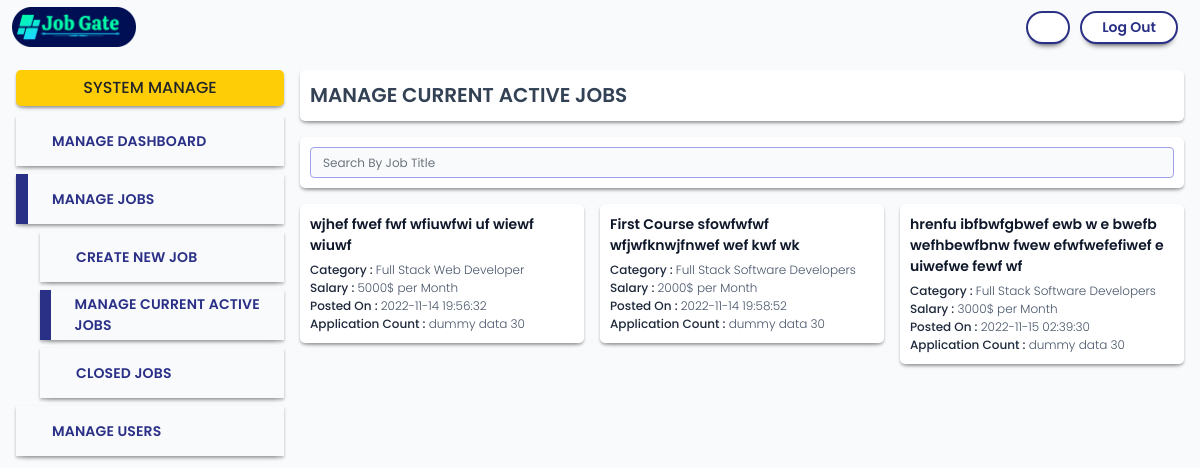
Page /user_company/active_jobs.php (signed in) on the committed database.
### tables this page shows
CREATE TABLE `jobs` (
  `id` int(11) NOT NULL,
  `user_id` int(11) NOT NULL,
  `title` varchar(500) NOT NULL,
  `description` text NOT NULL,
  `salary` int(11) NOT NULL,
  `salary_type_id` varchar(100) NOT NULL,
  `job_type_id` int(11) NOT NULL,
  `job_category_id` int(11) NOT NULL,
  `district_id` int(11) NOT NULL,
  `state` int(11) NOT NULL COMMENT '1=active\r\n2=closed',
  `created_at` timestamp NOT NULL DEFAULT current_timestamp()
);

CREATE TABLE `job_categories` (
  `id` int(11) NOT NULL,
  `name` varchar(200) NOT NULL
);

CREATE TABLE `salary_types` (
  `id` int(11) NOT NULL,
  `name` varchar(100) NOT NULL
);

### user_company/components/job_card.php (the view)
<div class="admin-company-card card-basic over" onmouseup="viewCompanyDetails(<?php echo $row['user_id']; ?>)">
    <div class="row">
        <div class="col-12">
            <div class="name-wrap">
                <div class="name"><?php echo $row['title']; ?></div>
            </div>
            <div class="li-desc"><span>Category : </span><?php echo $row['category']; ?></div>
            <div class="li-desc"><span>Salary : </span><?php echo $row['salary'] ."$ ".$row['salary_type'];?></div>
            <div class="li-desc"><span>Posted On : </span><?php echo $row['created_at'] ?>
            </div>
            <div class="li-desc"><span>Application Count : </span>dummy data 30
            </div>
        </div>
    </div>
</div>

### user_company/active_jobs.php (shortened to what this page needs)
<!DOCTYPE html>
<html lang="en">
<?php $__siteroot = "."; ?>
<head>
    <?php include($__siteroot . './components/header_links.php'); ?>
</head>
<body>
    <?php include($__siteroot . './components/navigation.php'); ?>
    <div class="row gx-0">
        <div class="col-lg-3 px-3 py-3">
            <div class="btn-title">System Manage</div>
            <?php include('./components/company_menu_card.php'); ?>
        </div>
        <div class="col-lg-9 py-3 pe-3 ps-3 ps-lg-0">
            <div class="title-bar card-basic py-2 mb-3">
                MANAGE CURRENT ACTIVE JOBS
            </div>
            <div class="row gx-3">
                <div class="col-12">
                    <div class="card-basic mb-3">
                        <div class="input-group">
                            <input class="form-control" type="text" name="search_q" onkeyup="companySearchJobs()"
                                id="search_q" placeholder="Search By Job Title">
                        </div>
                    </div>
                </div>
            </div>
            <div id="company_wrap" class="row gx-3">
                <?php
                $sql = "SELECT a.id, a.title, b.name AS category, a.description,a.created_at, c.name AS salary_type, a.salary FROM jobs a INNER JOIN job_categories b ON a.job_category_id = b.id INNER JOIN salary_types c ON a.salary_type_id = c.id WHERE state=1 AND user_id='" . $_SESSION['ses_user_id'] . "'";
                $result = $__conn->query($sql);
                while ($row = $result->fetch_assoc()) {
                ?>
                <div class="col-12 col-md-6 col-xl-4">
                    <?php include('components/job_card.php'); ?>
                </div>
                <?php } ?>
            </div>
        </div>
    </div>
</body>
</html>

### css/main.css (style rules this page uses)
:root { --blue-1: #2b3087; --blue-2: #4b51ac; --blue-3: #6b71cb; --blue-4: #9fa2e7; --blue-5: #e6e7fe; --green-1: #064e3b; --green-2: #047857; --green-3: #10b981; --green-4: #6ee7b7; --green-5: #ecfdf5; --red-1: #830404; --red-2: #b60303; --red-3: #ef4444; --red-4: #ff9191; --red-5: #fef2f2; --yellow-1: #ffcd05; --yellow-2: #f7ce46; --yellow-3: #f7d977; --yellow-4: #f3e5ab; --yellow-5: #f7f0d9; --bgc-1: #0f172a; --bgc-2: #1e293b; --bgc-3: #334155; --bgc-4: #475569; --bgc-5: #64748b; --bgc-6: #94a3b8; --bgc-7: #cbd5e1; --bgc-8: #e2e8f0; --bgc-9: #f8fafc; --bgc-10: #f8fafc; --shade-light: #ffffff; --shade-dark: #000000cc; --b: #000; --w: #fff; --shadow-btn: 0px 6px 6px -6px #000000; --shadow-box: 0px 6px 6px -6px #0000004f, 0 2px 3px #00000046; --shadow-box2: 0px 6px 6px -6px #0000004f, 0 2px 3px #00000013; }
* { font-family: "Roboto Slab", serif; font-family: "Poppins", sans-serif; }
.form-control, .form-select, .form-control:focus { background: #f8fafc; border: 1px solid #9fa2e7; font-weight: 400; font-size: 12px; line-height: 17px; color: var(--blue-3); }
body { background-color: #f8fafc; user-select: none; }
.title-bar { font-size: 20px; font-weight: 600; margin-bottom: 20px; line-height: 35px; color: var(--bgc-3); }
.admin-company-card .name-wrap { display: flex; }
.admin-company-card .name-wrap .name { font-size: 14px; color: var(--bgc-1); font-weight: 600; margin-bottom: 5px; }
.admin-company-card .li-desc { font-size: 12px; color: var(--bgc-4); font-weight: 300; overflow: hidden; text-overflow: ellipsis; white-space: nowrap; -webkit-box-orient: vertical; }
.admin-company-card .li-desc span { font-size: 12px; color: var(--bgc-2); font-weight: 500; }
.btn-title { background-color: var(--yellow-1); padding: 6px 10px; font-weight: 500; text-transform: uppercase; text-align: center; margin-bottom: 10px; border-radius: 5px; box-shadow: var(--shadow-box); }
.card-basic { background-color: var(--w); padding: 10px; box-shadow: var(--shadow-box); border-radius: 5px; }

### rows in the picture
jobs: title "wjhef fwef fwf wfiuwfwi uf wiewf wiuwf", job_category.name "Full Stack Web Developer", salary "5000", salary_type.name "per Month", created_at "2022-11-14 19:56:32"
jobs: title "First Course sfowfwfwf wfjwfknwjfnwef wef kwf wk", job_category.name "Full Stack Software Developers", salary "2000", salary_type.name "per Month", created_at "2022-11-14 19:58:52"
jobs: title "hrenfu ibfbwfgbwef ewb w e bwefb wefhbewfbnw fwew efwfwefefiwef e uiwefwe fewf wf", job_category.name "Full Stack Software Developers", salary "3000", salary_type.name "per Month", created_at "2022-11-15 02:39:30"
